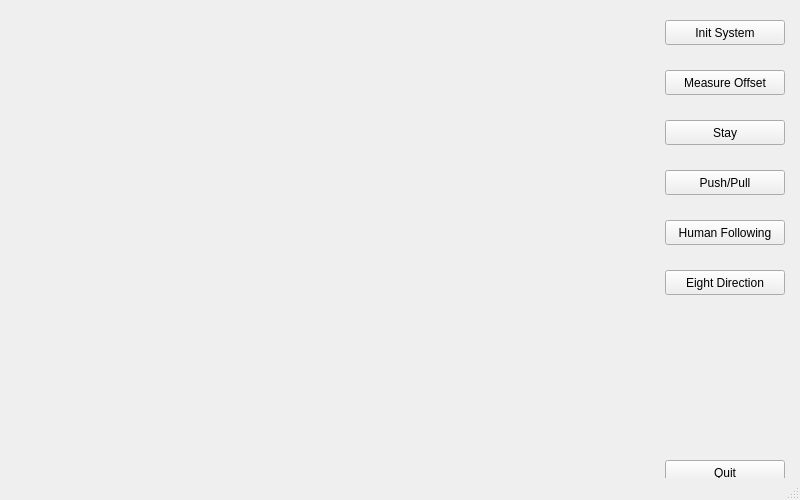
<?xml version="1.0" encoding="UTF-8"?>
<ui version="4.0">
 <class>MainWindow</class>
 <widget class="QMainWindow" name="MainWindow">
  <property name="geometry">
   <rect>
    <x>0</x>
    <y>0</y>
    <width>800</width>
    <height>500</height>
   </rect>
  </property>
  <property name="windowTitle">
   <string>Simoons</string>
  </property>
  
  <widget class="QWidget" name="centralwidget">
   
   <widget class="QLabel" name="image_label">
    <property name="geometry">
     <rect>
      <x>10</x>
      <y>10</y>
      <width>640</width>
      <height>480</height>
     </rect>
    </property>
    <property name="maximumSize">
     <size>
      <width>640</width>
      <height>480</height>
     </size>
    </property>
    <property name="text">
     <string/>
    </property>
   </widget>
   
   <widget class="QPushButton" name="Init_System">
    <property name="geometry">
     <rect>
      <x>665</x>
      <y>20</y>
      <width>120</width>
      <height>25</height>
     </rect>
    </property>
    <property name="maximumSize">
     <size>
      <width>150</width>
      <height>75</height>
     </size>
    </property>
    <property name="text">
     <string>Init System</string>
    </property>
   </widget>
   
   <widget class="QPushButton" name="Measure_Offset">
    <property name="geometry">
     <rect>
      <x>665</x>
      <y>70</y>
      <width>120</width>
      <height>25</height>
     </rect>
    </property>
    <property name="maximumSize">
     <size>
      <width>150</width>
      <height>75</height>
     </size>
    </property>
    <property name="text">
     <string>Measure Offset</string>
    </property>
   </widget>
   <widget class="QPushButton" name="Stay">
    <property name="geometry">
     <rect>
      <x>665</x>
      <y>120</y>
      <width>120</width>
      <height>25</height>
     </rect>
    </property>
    <property name="maximumSize">
     <size>
      <width>150</width>
      <height>75</height>
     </size>
    </property>
    <property name="text">
     <string>Stay</string>
    </property>
   </widget>
   <widget class="QPushButton" name="Push_Pull">
    <property name="geometry">
     <rect>
      <x>665</x>
      <y>170</y>
      <width>120</width>
      <height>25</height>
     </rect>
    </property>
    <property name="maximumSize">
     <size>
      <width>150</width>
      <height>75</height>
     </size>
    </property>
    <property name="text">
     <string>Push/Pull</string>
    </property>
   </widget>
   <widget class="QPushButton" name="Human_Following">
    <property name="geometry">
     <rect>
      <x>665</x>
      <y>220</y>
      <width>120</width>
      <height>25</height>
     </rect>
    </property>
    <property name="maximumSize">
     <size>
      <width>150</width>
      <height>75</height>
     </size>
    </property>
    <property name="text">
     <string>Human Following</string>
    </property>
   </widget>
   
   <widget class="QPushButton" name="Eight_Direction">
    <property name="geometry">
     <rect>
      <x>665</x>
      <y>270</y>
      <width>120</width>
      <height>25</height>
     </rect>
    </property>
    <property name="maximumSize">
     <size>
      <width>150</width>
      <height>75</height>
     </size>
    </property>
    <property name="text">
     <string>Eight Direction</string>
    </property>
   </widget>
   
   <widget class="QLabel" name="current_mode_label">
    <property name="geometry">
     <rect>
      <x>665</x>
      <y>320</y>
      <width>120</width>
      <height>25</height>
     </rect>
    </property>
    <property name="styleSheet">
     <string notr="true"/>
    </property>
    <property name="text">
     <string/>
    </property>
   </widget>
   <widget class="QPushButton" name="Quit">
    <property name="geometry">
     <rect>
      <x>665</x>
      <y>460</y>
      <width>120</width>
      <height>25</height>
     </rect>
    </property>
    <property name="maximumSize">
     <size>
      <width>150</width>
      <height>75</height>
     </size>
    </property>
    <property name="text">
     <string>Quit</string>
    </property>
   </widget>
  </widget>
  <widget class="QMenuBar" name="menubar">
   <property name="geometry">
    <rect>
     <x>0</x>
     <y>0</y>
     <width>800</width>
     <height>22</height>
    </rect>
   </property>
  </widget>
  <widget class="QStatusBar" name="statusbar"/>
 </widget>
 <resources/>
 <connections/>
</ui>
